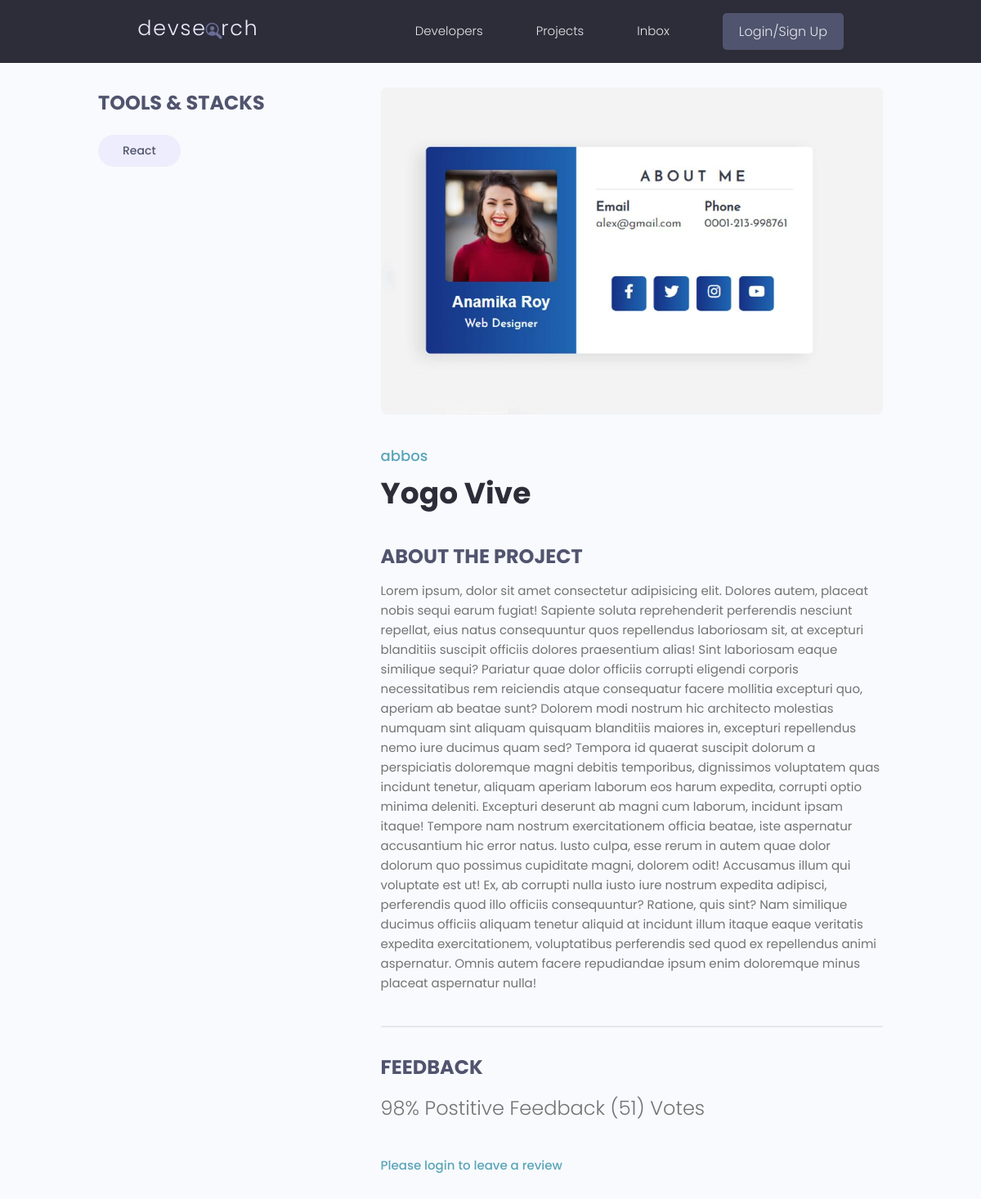
/projects/project/89f60d02-cc31-4ce0-a882-33e7f2f3d75f/, run on an earlier commit of the app's database.
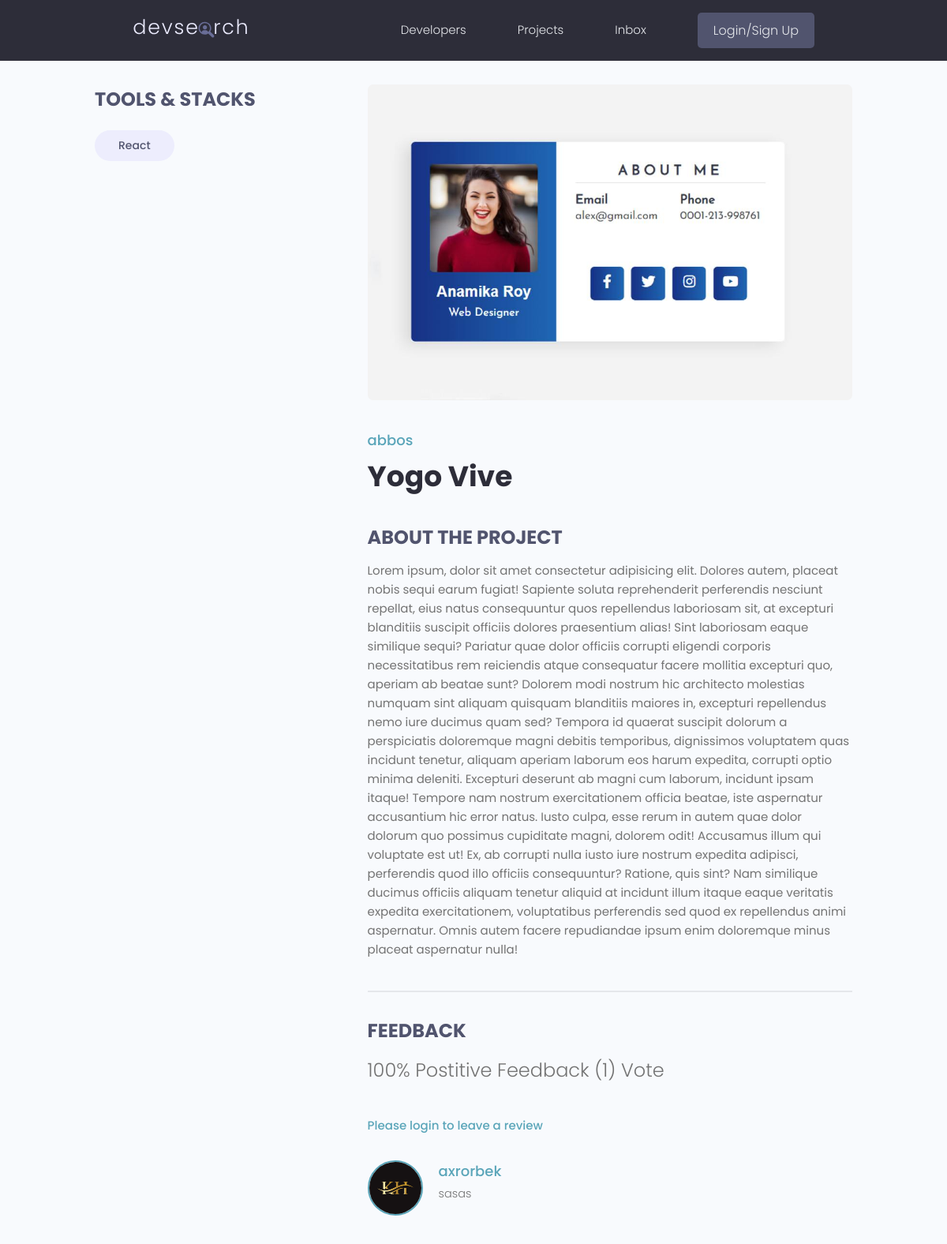
And on a later commit of the database.
### projects/models.py (models this page shows, shortened)
class Tag(models.Model):
    name = models.CharField(max_length=200)
    created = models.DateTimeField(auto_now_add=True)
    id = models.UUIDField(default=uuid.uuid4,
                          unique=True,
                          primary_key=True,
                          editable=False)
    def __str__(self):
        return self.name

class Project(models.Model):
    owner = models.ForeignKey(Profile,null=True,blank=True, on_delete=models.SET_NULL)
    title = models.CharField(max_length=200)
    description = models.TextField(null=True,blank=True)
    featured_image = models.ImageField(null=True, blank=True,  default='defaults.jpg')
    demo_link = models.CharField(max_length=2000,null=True,blank=True)
    sourse_link = models.CharField(max_length=2000,null=True,blank=True)
    tags = models.ManyToManyField('Tag',blank=True)
    vote_total = models.IntegerField(default=0,null=True,blank=True)
    vote_ratio = models.IntegerField(default=0,null=True,blank=True)
    created = models.DateTimeField(auto_now_add=True)
    id = models.UUIDField(default=uuid.uuid4,
                          unique=True,
                          primary_key=True,
                          editable=False)
    class Meta:
        ordering=['-vote_ratio','-vote_total','title']
    @property
    def reviewers(self):
        queryset = self.review_set.all().values_list('owner__id',flat=True)
        return queryset

class Review(models.Model):
    VOTE_TYPE = (
        ('up','Up Vote'),
        ('down','Down Vote'),
    )
    owner = models.ForeignKey(Profile,on_delete=models.CASCADE,null=True)
    project = models.ForeignKey(Project,on_delete=models.CASCADE)
    body = models.TextField(null=True,blank=True)
    value = models.CharField(max_length=200,choices=VOTE_TYPE)
    created = models.DateTimeField(auto_now_add=True)
    id = models.UUIDField(default=uuid.uuid4,
                          unique=True,
                          primary_key=True,
                          editable=False)
    class Meta:
        unique_together = [['owner','project']]

### users/models.py (models this page shows, shortened)
class Profile(models.Model):
    user = models.OneToOneField(User,on_delete=models.CASCADE,null=True,blank=True )
    name = models.CharField(max_length=200,blank=True,null=True)
    email = models.EmailField(max_length=500,blank=True,null=True)
    username = models.CharField(max_length=200,blank=True,null=True)
    location = models.CharField(max_length=200,blank=True,null=True)
    short_intro = models.CharField(max_length=200,blank=True,null=True)
    bio = models.TextField(blank=True,null=True)
    profile_image = models.ImageField(null=True,blank=True,upload_to='profiles/',default='profiles/user-default.png')
    social_github = models.CharField(max_length=200,blank=True,null=True)
    social_twitter = models.CharField(max_length=200,blank=True,null=True)
    social_linkedin = models.CharField(max_length=200,blank=True,null=True)
    social_youtube = models.CharField(max_length=200,blank=True,null=True)
    social_website  = models.CharField(max_length=200,blank=True,null=True)
    created = models.DateTimeField(auto_now_add=True)
    id = models.UUIDField(default=uuid.uuid4,
                          unique=True,
                          primary_key=True,
                          editable=False)

### projects/views.py (the view, shortened to what this page needs)
# urls.py: path('project/<str:pk>/',views.project, name='project'),
def project(request,pk):
    projectObj = Project.objects.get(id=pk)
    form = ReviewFrom()
    context = {'project':projectObj,"form":form}
    return render(request, 'projects/single-project.html',context)

### projects/templates/projects/single-project.html (shortened to what this page needs)
{% extends 'main.html' %}
{% block content %}
<main class="singleProject my-md">
    <div class="container">
        <div class="layout">
            <div class="column column--1of3">
                <h3 class="singleProject__subtitle">Tools & Stacks</h3>
                <div class="singleProject__toolStack">
                    {% for tag in project.tags.all %}
                    <span class="tag tag--pill tag--sub tag--lg">
                        <small>{{tag}}</small>
                    </span>
                    {% endfor %}
                </div>
            </div>
            <div class="column column--2of3">
                <img class="singleProject__preview" src="{{ project.featured_image.url }}" alt="portfolio thumbnail" />
                <a href="" class="singleProject__developer">{{project.owner.name}}</a>
                <h2 class="singleProject__title">{{project.title}}</h2>
                <h3 class="singleProject__subtitle">About the Project</h3>
                <div class="singleProject__info">
                    {{project.description}}
                </div>
                <div class="comments">
                    <h3 class="singleProject__subtitle">Feedback</h3>
                    <h5 class="project--rating">
                        {{project.vote_ratio}}% Postitive Feedback ({{project.vote_total}})
                        Vote{{project.vote_total|pluralize:"s"}}
                    </h5>
                    {% if request.user.profile.id in project.reviewers %}
                    <p>You have already submitted your review for this project</p>
                    {% elif request.user.profile == project.owner %}
                    <p>You cannot your review your own work</p>
                    {% else %}
                    <a href="{% url 'login' %}?next={{request.path}}">Please login to leave a review</a>
                    {% endif %}
                    <div class="commentList">
                        {% for review in project.review_set.all %}
                        {% if review.body %}
                        <div class="comment">
                            <a href="{% url 'user-profile' review.owner.id %}">
                                <img class="avatar avatar--md" src="{{review.owner.profile_image.url}}" alt="user" />
                            </a>
                            <div class="comment__details">
                                <a href="{% url 'user-profile' review.owner.id %}"
                                    class="comment__author">{{review.owner.name}}</a>
                                <p class="comment__info">
                                    {{review.body|linebreaksbr}}
                                </p>
                            </div>
                        </div>
                    </div>
                    {% endif %}
                    {% endfor %}
                </div>
            </div>
        </div>
    </div>
</main>
{% endblock content %}

What changed in the data, as far as the page shows it:
changed Project "Yogo Vive": vote_ratio "98" → "100"; vote_total "51" → "1"
added Review: owner.profile_image (picture), owner.name "axrorbek", body "sasas"
